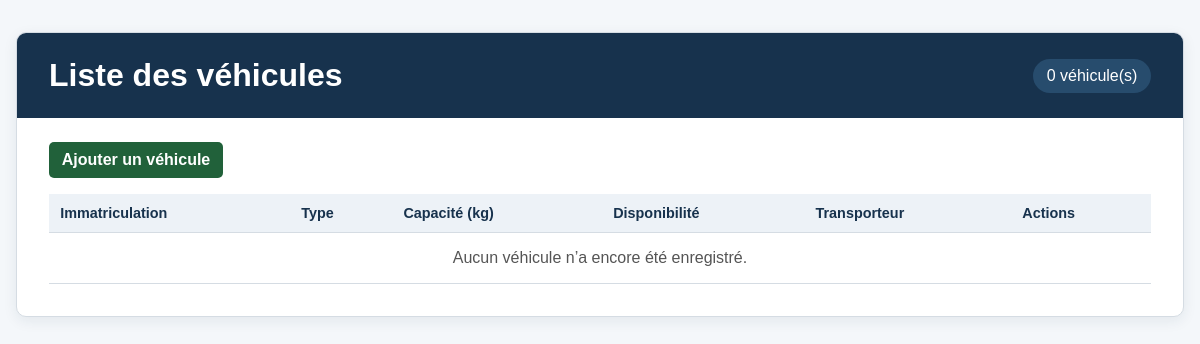
The page /vehicule/list-vehicules/ on the database as committed earlier.
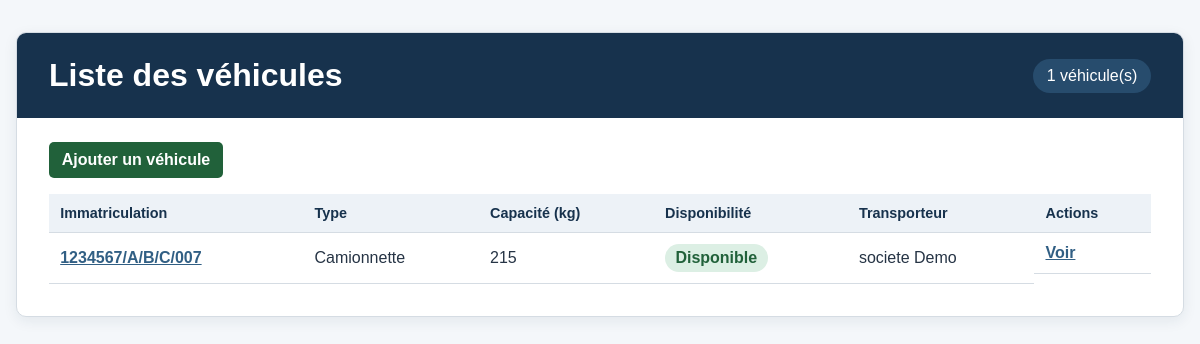
The same page on the database as committed later.
### VehiculeApp/models.py (models this page shows, shortened)
class Vehicule(models.Model):
    TYPE_VEHICULE_CHOICES = [
        ('camionnette', 'Camionnette'),
        ('fourgon', 'Fourgon'),
        ('camion porteur', 'Camion porteur'),
        ('semi-remorque', 'Semi-remorque'),
    ]
    immatriculation = models.CharField(max_length=20, unique=True)
    capacite_kg = models.PositiveIntegerField(
        validators=[MinValueValidator(100, 'Capacité doit être supérieure à 100 kg.')]
    )
    disponible = models.BooleanField(default=True)
    type_vehicule = models.CharField(
        max_length=50,
        choices=TYPE_VEHICULE_CHOICES,
        default='camionnette',
    )
    created_at = models.DateTimeField(auto_now_add=True)
    updated_at = models.DateTimeField(auto_now=True)
    entreprise = models.ForeignKey(
        Entreprise,
        on_delete=models.CASCADE,
        related_name='vehicules',
        limit_choices_to={'type_entreprise': 'transporteur'},
    )

### EntrepriseApp/models.py (models this page shows, shortened)
class Entreprise(models.Model):
    raison_sociale = models.CharField(max_length=255, null=False, blank=False)
    matricule_fiscal = models.CharField(
        max_length=17,
        unique=True,
        validators=[matricule_fiscal_validator],
    )
    type_entreprise = models.CharField(
        max_length=100,
        choices=[
            ('chargeur', 'Chargeur'),
            ('transporteur', 'Transporteur'),
        ],
        default='chargeur',
    )
    adresse = models.TextField()
    created_at = models.DateTimeField(auto_now_add=True)
    updated_at = models.DateTimeField(auto_now=True)
    utilisateur = models.OneToOneField(
        Utilisateur,
        on_delete=models.CASCADE,
        related_name='entreprise',
    )

### VehiculeApp/views.py (the view)
# urls.py: path('list-vehicules/', VehiculeListView.as_view(), name='vehicule_list'),
class VehiculeListView(ListView):
    model = Vehicule
    template_name = 'vehicule/list.html'
    context_object_name = 'vehicules'
    queryset = Vehicule.objects.select_related('entreprise')

### templates/vehicule/list.html (shortened to what this page needs)
<!DOCTYPE html>
<html lang="fr">
<head>
</head>
<body>
    <main>
        <header class="page-header">
            <h1>Liste des véhicules</h1>
            <p class="count">{{ vehicules|length }} véhicule(s)</p>
        </header>
        <section class="content">
            <a class="add-button" href="{% url 'vehicule_create' %}">Ajouter un véhicule</a>
            <div class="table-wrapper">
                <table>
                    <thead>
                        <tr>
                            <th>Immatriculation</th>
                            <th>Type</th>
                            <th>Capacité (kg)</th>
                            <th>Disponibilité</th>
                            <th>Transporteur</th>
                            <th>Actions</th>
                        </tr>
                    </thead>
                    <tbody>
                        {% for vehicule in vehicules %}
                            <tr>
                                <td><a href="{% url 'vehicule_detail' vehicule.pk %}">{{ vehicule.immatriculation }}</a></td>
                                <td>{{ vehicule.get_type_vehicule_display }}</td>
                                <td>{{ vehicule.capacite_kg }}</td>
                                <td>
                                    {% if vehicule.disponible %}
                                        <span class="availability available">Disponible</span>
                                    {% else %}
                                        <span class="availability unavailable">Indisponible</span>
                                    {% endif %}
                                </td>
                                <td>{{ vehicule.entreprise.raison_sociale }}</td>
                                <td class="actions">
                                    <a href="{% url 'vehicule_detail' vehicule.pk %}">Voir</a>
                                </td>
                            </tr>
                        {% empty %}
                            <tr><td colspan="6" class="empty">Aucun véhicule n’a encore été enregistré.</td></tr>
                        {% endfor %}
                    </tbody>
                </table>
            </div>
        </section>
    </main>
</body>
</html>

Rows that differ between the two databases and show on the page:
added Vehicule: immatriculation "1234567/A/B/C/007", type_vehicule "Camionnette", capacite_kg "215", disponible "Disponible", entreprise.raison_sociale "societe Demo"
Other text that changed with them:
{{ vehicules|length }}: "0" → "1"
text no longer shown: "Aucun véhicule n’a encore été enregistré."
